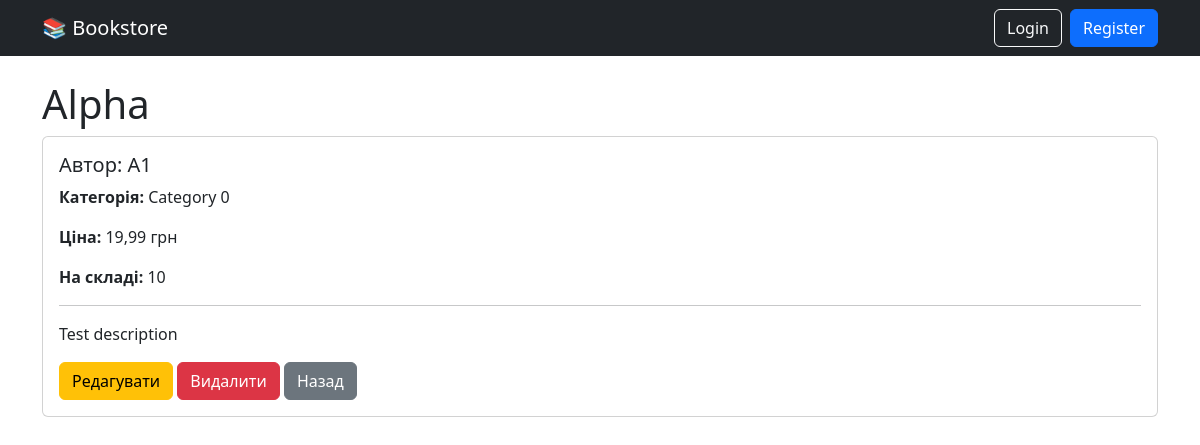
/1/, run on the app's committed database.
### books/models.py (models this page shows, shortened)
class Book(models.Model):
    title = models.CharField(_('Title'), max_length=200)
    author = models.CharField(_('Author'), max_length=200)
    price = models.DecimalField(_('Price'), max_digits=10, decimal_places=2)
    description = models.TextField(_('Description'))
    stock = models.PositiveIntegerField(_('Stock'), default=0)
    category = models.ForeignKey(
        Category,
        on_delete=models.CASCADE,
        related_name='books',
        verbose_name=_('Category'),
    )

class Category(models.Model):
    name = models.CharField(_('Name'), max_length=100)
    slug = models.SlugField(_('Slug'), unique=True)
    def __str__(self):
        return self.name

### books/views.py (the view)
# urls.py: path('<int:pk>/', BookDetailView.as_view(), name='detail'),
class BookDetailView(DetailView):
    model = Book
    template_name = 'books/book_detail.html'

### books/templates/books/book_detail.html (shortened to what this page needs)
{% extends 'books/base.html' %}
{% block content %}
<h1>{{ book.title }}</h1>
<div class="card">
    <div class="card-body">
        <h5>Автор: {{ book.author }}</h5>
        <p>
            <strong>Категорія:</strong>
            {{ book.category }}
        </p>
        <p>
            <strong>Ціна:</strong>
            {{ book.price }} грн
        </p>
        <p>
            <strong>На складі:</strong>
            {{ book.stock }}
        </p>
        <hr>
        <p>
            {{ book.description }}
        </p>
        <a
            href="{% url 'books:update' book.pk %}"
            class="btn btn-warning"
        >
            Редагувати
        </a>
        <a
            href="{% url 'books:delete' book.pk %}"
            class="btn btn-danger"
        >
            Видалити
        </a>
        <a
            href="{% url 'books:list' %}"
            class="btn btn-secondary"
        >
            Назад
        </a>
    </div>
</div>
{% endblock %}

### data on the page
Book: title "Alpha", author "A1", category "Category 0", price "19,99", stock "10", description "Test description"
